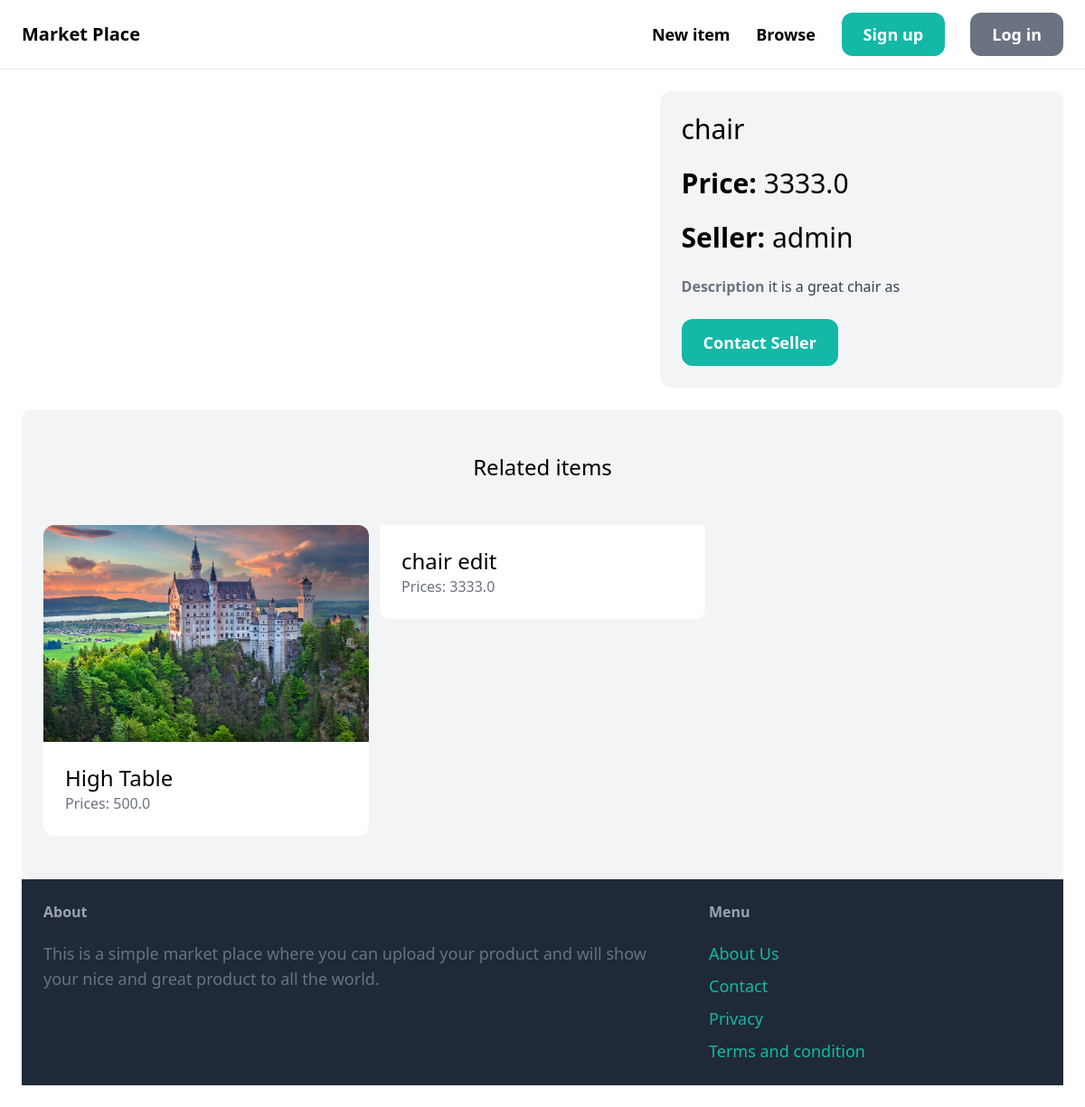
The app's page /item/8/, older data.
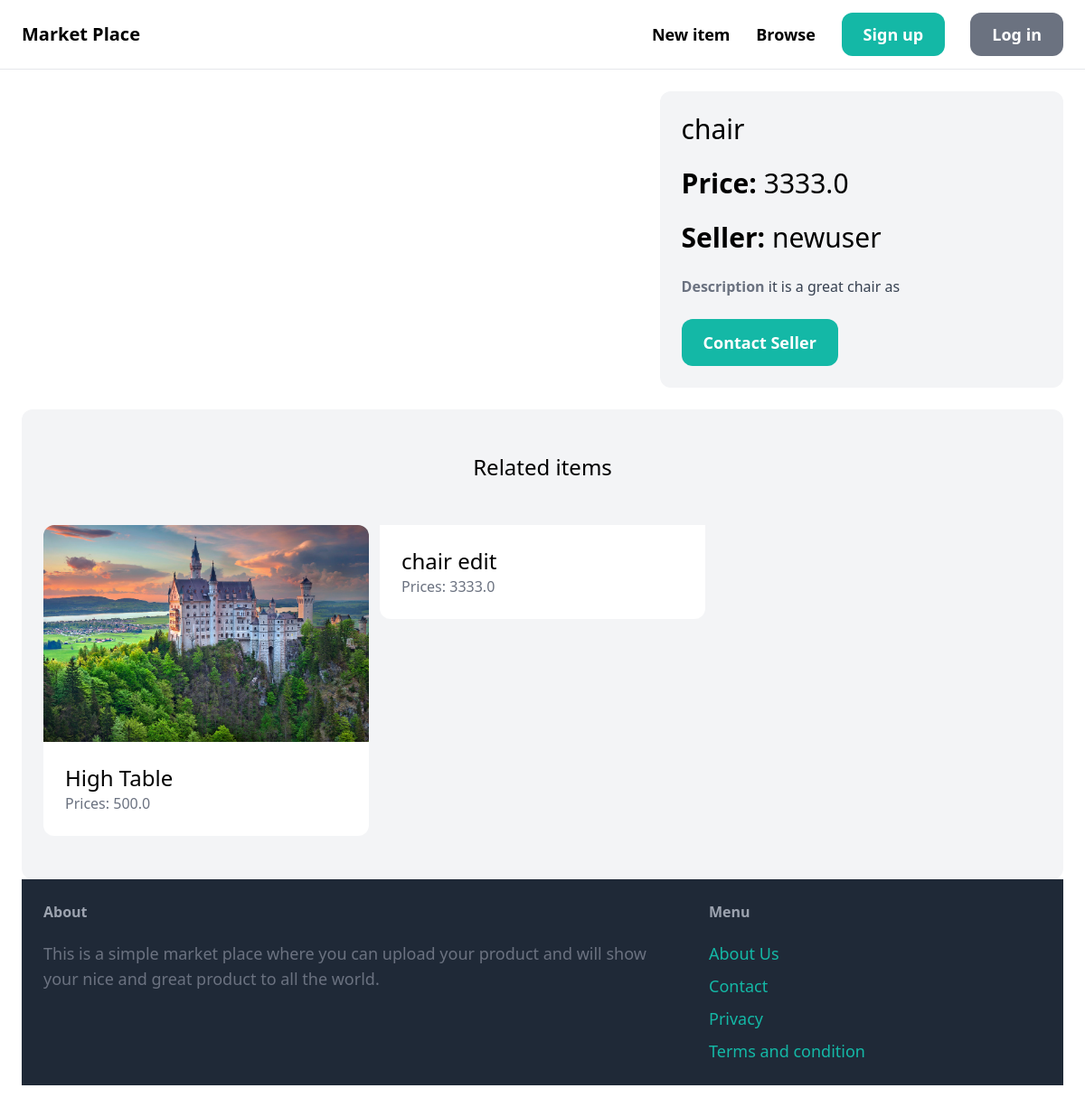
The same page, newer data.
### item/models.py (models this page shows, shortened)
class Item(models.Model):
    category=models.ForeignKey(Category, related_name='items', on_delete=models.CASCADE)
    name =models.CharField(max_length=200)
    description=models.TextField(max_length=255)
    price=models.FloatField()
    image=models.ImageField(upload_to='items_image', blank=True, null=True)
    is_sold=models.BooleanField(default=False)
    created_by= models.ForeignKey(User, related_name='items', on_delete=models.CASCADE)
    created_at=models.DateTimeField(auto_now_add=True)

### item/views.py (the view)
# urls.py: path('<int:pk>/', views.details, name='details'),
def details(request, pk):
    item=get_object_or_404(Item, pk=pk)
    related_items=Item.objects.filter(category=item.category,is_sold=False).exclude(pk=pk)[0:3]
    return render (request, 'item/details.html', {
        'item':item,
        'related_items':related_items,
    })

### item/templates/item/details.html (shortened to what this page needs)
{% extends 'core/base.html' %}
{% block content %}
<div class="grid grid-cols-5 gap-6">
    <div class="col-span-3">
    </div>
    <div class="col-span-2 p-6 bg-gray-100 rounded-xl">
        <h1 class="mb-6 text-3xl">{{item.name}}</h1>
        <h1 class="mb-6 text-3xl"><strong>Price:</strong> {{item.price}}</h1>
        <h1 class="mb-6 text-3xl"><strong>Seller:</strong> {{item.created_by.username}}</h1>
        {% if item.description %}
            <p class="text-gray-700">
                <strong class="text-gray-500">Description</strong>
                {{item.description}}
            </p>
        {% endif %}
        {% if request.user == item.created_by %}
            <div class="mt-6 p-6 bg-white rounded-xl">
                <p>This is your item </p>
                <a href="{% url 'item:EditItem' item.id %}" class="inline-block mt-6 px-6 py-3 text-lg font-semibold bg-green-500 text-white rounded-xl ">Edit</a>
                <a href="{% url 'item:delete' item.id %}" class="inline-block mt-6 px-6 py-3 text-lg font-semibold bg-red-500 text-white rounded-xl ">Delete</a>
            </div>
        {% else %}
            <a href="{% url 'conversation:new' item.id %}" class="inline-block mt-6 px-6 py-3 text-lg font-semibold bg-teal-500 text-white rounded-xl hover:bg-teal-700 ">Contact Seller </a>
        {% endif %}
    </div>
</div>
<div class="mt-6 px-6 py-12 bg-gray-100 rounded-xl">
    <h2 class="mb-12 text-2xl text-center ">Related items </h2>
    <div class="grid grid-cols-3 gap-3">
        {% for item in related_items %}
            <div>
                <a href="{% url 'item:details' item.id %}">
                    <div>
                        <img src="{{item.image.url }}" class="rounded-t-xl" alt="">
                    </div>
                    <div class="p-6 bg-white rounded-b-xl">
                        <h2 class="text-2xl">{{item.name}}</h2>
                        <p class="text-gray-500">Prices: {{item.price}}</p>
                    </div>
                </a>
            </div>
        {% endfor %}
    </div>
{% endblock %}

Row changes from the older to the newer data that the page shows:
changed Item "chair": created_by.username "admin" → "newuser"
